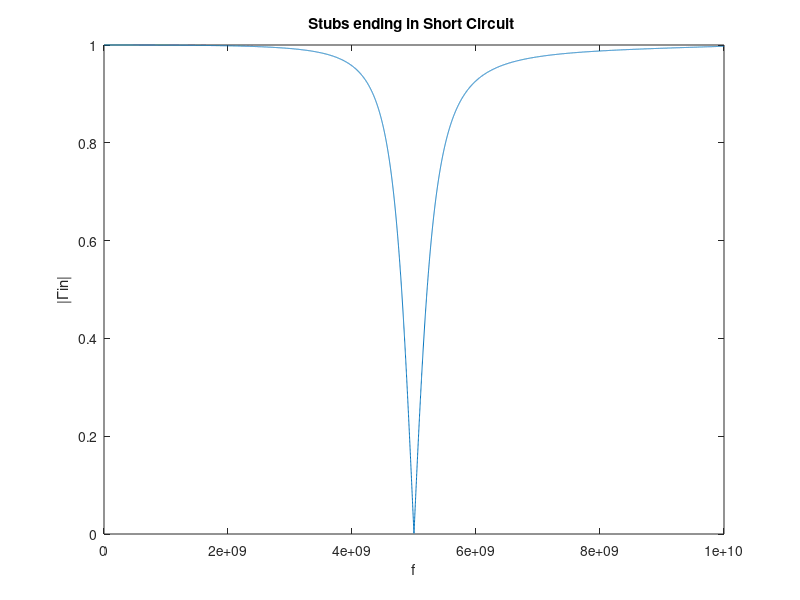
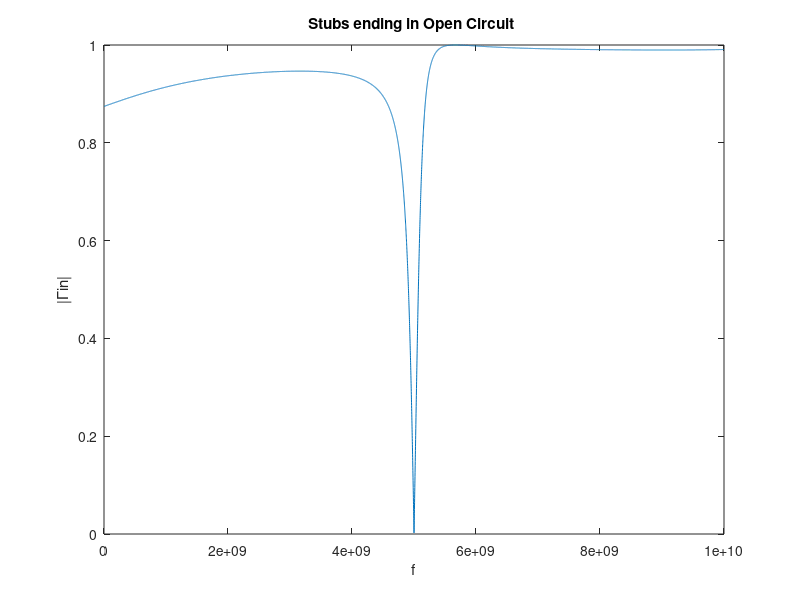
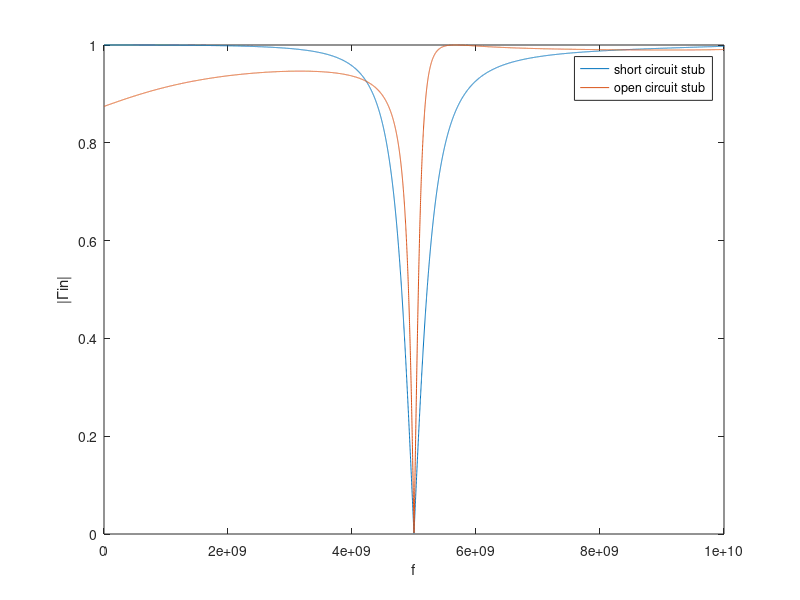

Reproduce these figures in MATLAB, in order.
clear;
c=3e8;
f0=5e9;
f=0:10^6:10^10;
omega=2*pi*f;
b=omega/c;
lamda0=c/f0; %60mm
l1s=0.2285*lamda0;
l1o=0.1010*lamda0;
l2o=0.2206*lamda0;
l2s=0.0461*lamda0;
d=lamda0/8;
Z0=50;
Y0=1/Z0;
ZL=10-1j*70;
YL=1/ZL;

%short circuit
Yks1=-1j./(Z0*tan(b*l1s));
Yks2=-1j./(Z0*tan(b*l2s));
YAs=Yks1+YL;
YBs=Y0*(YAs+1j*Y0*tan(b*d))./(Y0+1j*YAs.*tan(b*d));
Yins=YBs+Yks2;
Zins=1./Yins;
Gin_s=abs((Zins-Z0)./(Zins+Z0));

figure;
plot(f,Gin_s);
title('Stubs ending in Short Circuit ')
xlabel('f'); 
ylabel('|Γin|');
hold on;


%open circuit
Yko1=1j*tan(b*l1o)/(Z0);
Yko2=1j*tan(b*l2o)/(Z0);
YAo=Yko1+YL;
YBo=Y0*(YAo+1j*Y0*tan(b*d))./(Y0+1j*YAo.*tan(b*d));
Yino=YBo+Yko2;
Zino=1./Yino;
Gin_o=abs((Zino-Z0)./(Zino+Z0));

figure;
plot(f,Gin_o);
title('Stubs ending in Open Circuit ')
xlabel('f'); 
ylabel('|Γin|');

hold on;
figure;
plot(f,Gin_s,f,Gin_o);
xlabel('f'); 
ylabel('|Γin|');
legend('short circuit stub','open circuit stub')
